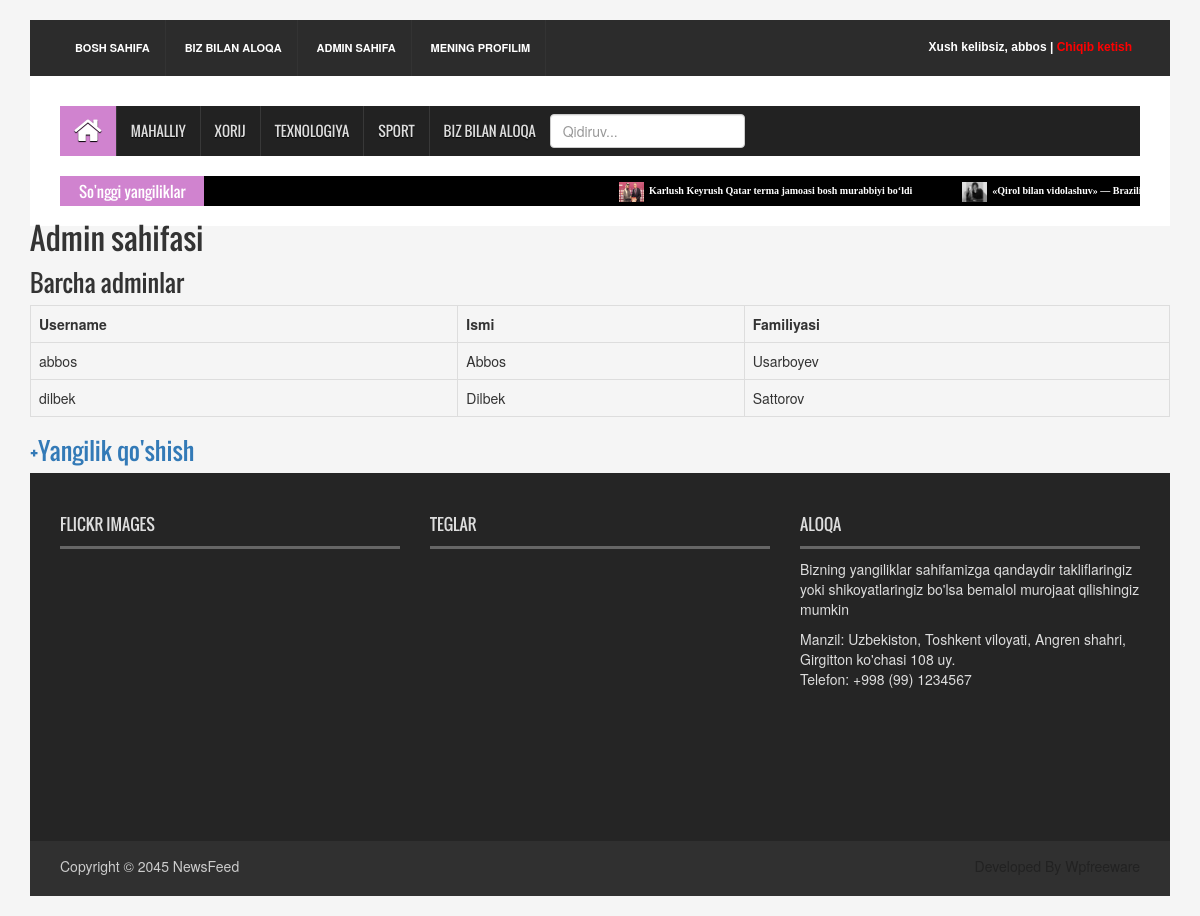
The page /admin-page/ (signed in) on the database its author committed.
### news_app/models.py (models this page shows, shortened)
class News(models.Model):
    class Status(models.TextChoices):
        Draft = 'DF', 'Draft'
        Published = 'PB', 'Published'
    title = models.CharField(max_length=200)
    slug = models.SlugField(max_length=200)
    body = models.TextField()
    image = models.ImageField(upload_to='news/images')
    category = models.ForeignKey(Category, on_delete=models.CASCADE)
    publish_time = models.DateTimeField(default=timezone.now)
    created_time = models.DateTimeField(auto_now_add=True)
    updated_time = models.DateTimeField(auto_now=True)
    status = models.CharField(max_length=2, choices=Status.choices, default=Status.Draft)
    objects = models.Manager()  # default manager
    published = PublishedManager()
    class Meta:
        ordering = ['-publish_time']

### news_app/views.py (the view)
# urls.py: path('admin-page/', admin_page_view, name='admin_page'),
@login_required
@user_passes_test(lambda u: u.is_superuser )
def admin_page_view(request):
    admin_users = User.objects.filter(is_superuser=True)
    context = {
        'admin_users': admin_users
    }
    return render(request, 'pages/admin_page.html', context)

### news_app/context_processor.py (called while the page is built)
def latest_news(request):
    latest_news = News.published.all().order_by('-publish_time')[:10]
    context = {
        'latest_news': latest_news
    }
    return context

### news_app/models.py (called while the page is built)
    def get_queryset(self):
        return super().get_queryset().filter(status=News.Status.Published)

### templates/pages/admin_page.html (shortened to what this page needs)
{% extends 'news/base.html' %}
{% load static %}
{% block content %}
    <h2>Admin sahifasi</h2>
    <h3>Barcha adminlar</h3>
    <table class="table table-bordered table-responsive table-stripped">
        <tr>
            <th>Username</th>
            <th>Ismi</th>
            <th>Familiyasi</th>
        </tr>
        {% for user in admin_users %}
        <tr>
            <td>{{ user.username }}</td>
            <td>{{ user.first_name }}</td>
            <td>{{ user.last_name }}</td>
        </tr>
        {% endfor %}
    </table>
    <h3>
        <a href="{% url 'news_create' %}" class="text-primary">+Yangilik qo'shish</a>
    </h3>
{% endblock content %}

### templates/news/base.html (shortened to what this page needs)
{% load static %}
<!DOCTYPE html>
<html>
<head>
    <link rel="stylesheet" type="text/css" href="{% static 'css/bootstrap.min.css' %}">
    <link rel="stylesheet" type="text/css" href="{% static 'css/font-awesome.min.css' %}">
    <link rel="stylesheet" type="text/css" href="{% static 'css/animate.css' %}">
    <link rel="stylesheet" type="text/css" href="{% static 'css/font.css' %}">
    <link rel="stylesheet" type="text/css" href="{% static 'css/li-scroller.css' %}">
    <link rel="stylesheet" type="text/css" href="{% static 'css/slick.css' %}">
    <link rel="stylesheet" type="text/css" href="{% static 'css/jquery.fancybox.css' %}">
    <link rel="stylesheet" type="text/css" href="{% static 'css/theme.css' %}">
    <link rel="stylesheet" type="text/css" href="{% static 'css/style.css' %}">
</head>
<body>
    <div class="container">
        <header id="header">
            <div class="row">
                <div class="col-lg-12 col-md-12 col-sm-12">
                    <div class="header_top">
                        <div class="header_top_left">
                            <ul class="top_nav">
                                <li><a href="{% url 'home_page' %}">Bosh sahifa</a></li>
                                <li><a href="{% url 'contact_page' %}">Biz bilan aloqa</a></li>
                                {% if user.is_authenticated and user.is_superuser %}
                                    <li><a href="{% url 'admin_page' %}">Admin sahifa</a></li>
                                {% endif %}
                                {% if user.is_authenticated %}
                                    <li><a href="{% url 'user_profile' %}">Mening profilim</a></li>
                                {% endif %}
                            </ul>
                        </div>
                        <div class="header_top_right">
                            {% if user.is_authenticated %}
                                <p><a href="{% url 'user_profile' %}" style="color: #fff">Xush kelibsiz, {{ user.username }}</a> |
                                <a href="{% url 'logout' %}" style="color: red;">Chiqib ketish</a></p>
                            {% else %}
                                <p><a href="{% url 'login' %}" style="color: #e495e3">Saytga kirish</a></p>
                                <p>{% now 'jS F Y H:i' %}</p>
                            {% endif %}
                        </div>
                    </div>
                </div>
                <div class="col-lg-12 col-md-12 col-sm-12">
                <div class="header_bottom">
                </div>
            </div>
        </div>
    </header>
    <section id="navArea">
    <nav class="navbar navbar-inverse" role="navigation">
      <div id="navbar" class="navbar-collapse collapse">
        <ul class="nav navbar-nav main_nav">
            <li class="active"><a href="{% url 'home_page' %}"><span class="fa fa-home desktop-home"></span><span class="mobile-show">Home</span></a></li>
            <li><a href="{% url 'local_news_page' %}">Mahalliy</a></li>
            <li><a href="{% url 'global_news_page' %}">Xorij</a></li>
            <li><a href="{% url 'tech_news_page' %}">Texnologiya</a></li>
            <li><a href="{% url 'sport_news_page' %}">Sport</a></li>
            <li><a href="{% url 'contact_page' %}">Biz bilan aloqa</a></li>
            <li>
                <form method="get" action="{% url 'search_result' %}" style="margin-top: 8px">
                    <input type="search" name="q" placeholder="Qidiruv..." class="form-control">
                </form>
            </li>
        </ul>
      </div>
    </nav>
  </section>
  <section id="newsSection">
    <div class="row">
      <div class="col-lg-12 col-md-12">
        <div class="latest_newsarea"> <span>So'nggi yangiliklar</span>
          <ul id="ticker01" class="news_sticker">
            {% for news in latest_news %}
            <li><a href="#"><img src="{{ news.image.url }}" alt="">{{ news.title }}</a></li>
            {% endfor %}
          </ul>
        </div>
      </div>
    </div>
    </section>
    {% block content %}
    {% endblock content %}
    <footer id="footer">
        <div class="footer_top">
        <div class="row">
            <div class="col-lg-4 col-md-4 col-sm-4">
            <div class="footer_widget wow fadeInLeftBig">
                <h2>Flickr Images</h2>
            </div>
            </div>
            <div class="col-lg-4 col-md-4 col-sm-4">
            <div class="footer_widget wow fadeInDown">
                <h2>Teglar</h2>
            </div>
            </div>
            <div class="col-lg-4 col-md-4 col-sm-4">
            <div class="footer_widget wow fadeInRightBig">
                <h2>Aloqa</h2>
                <p>Bizning yangiliklar sahifamizga qandaydir takliflaringiz yoki shikoyatlaringiz bo'lsa bemalol murojaat qilishingiz mumkin</p>
                <address>
                  Manzil: Uzbekiston, Toshkent viloyati, Angren shahri, Girgitton ko'chasi 108 uy. <br>
                  Telefon: +998 (99) 1234567
                </address>
            </div>
            </div>
        </div>
        </div>
        <div class="footer_bottom">
        <p class="copyright">Copyright &copy; 2045 <a href="index.html">NewsFeed</a></p>
        <p class="developer">Developed By Wpfreeware</p>
        </div>
    </footer>
    </div>
</body>

### static/css/li-scroller.css (style rules this page uses)
ul.newsticker { position:relative; left:750px; font:bold 10px Verdana; list-style-type:none; margin:0; padding:0 }
ul.newsticker li { float:left; margin:0; padding:0 }
ul.newsticker a { white-space:nowrap; padding:0; color:#fff; margin:0 50px 0 0 }
ul.newsticker a > img { height:20px; margin-right:5px; width:25px }

### static/css/theme.css (style rules this page uses)
.navbar-inverse .navbar-nav > .active > a, .navbar-inverse .navbar-nav > .active > a:hover, .navbar-inverse .navbar-nav > .active > a:focus { background-color:#d083cf }
.latest_newsarea span { background:none repeat scroll 0 0 #d083cf }

### static/css/style.css (style rules this page uses)
body { background:#f5f5f5 }
ul { padding:0; margin:0; list-style:none }
a { text-decoration:none; color:#2f2f2f }
h1, h2, h3, h4, h5, h6 { font-family:'Oswald',sans-serif }
h2 { line-height:23px }
img { border:none }
#header { display:inline; float:left; width:100%; margin-top:20px }
.header_top { background-color:#2c2c2c; display:inline; float:left; padding:0 30px; width:100% }
.header_top_left { float:left; display:inline; width:50% }
.top_nav { text-align:left }
.top_nav li { display:inline-block }
.top_nav li a { display:inline-block; border-right:1px solid #333; color:#fff; font-size:11px; font-weight:bold; padding:20px 15px; text-transform:uppercase; -webkit-transition:all 0.5s; -o-transition:all 0.5s; transition:all 0.5s }
.header_top_right { float:left; display:inline; width:50%; text-align:right }
.header_top_right > p { color:#fff; display:inline-block; float:right; font:bold 12px sans-serif; margin-bottom:0; padding-bottom:20px; padding-right:8px; padding-top:20px }
.header_bottom { background-color:#fff; display:inline; float:left; padding:15px 30px 15px; width:100% }
#navArea { float:left; display:inline; width:100%; padding:0 30px; background-color:#fff }
.navbar { border:medium none; border-radius:0 }
.navbar-inverse .navbar-nav > li > a { border-left:1px solid #383838; color:#ddd; font-family:'Oswald',sans-serif; display:inline-block; height:50px; line-height:50px; padding:0 14px; text-shadow:0 1px 1px #000; text-transform:uppercase; -webkit-transition:all 0.5s; -mz-transition:all 0.5s; -ms-transition:all 0.5s; -o-transition:all 0.5s; transition:all 0.5s }
.navbar-inverse .navbar-nav > li:first-child a { border:none }
.navbar-inverse .navbar-nav > .active > a, .navbar-inverse .navbar-nav > .active > a:hover, .navbar-inverse .navbar-nav > .active > a:focus { color:#fff }
.navbar-collapse { padding-left:0 }
.desktop-home { display:block; font-size:30px; margin-top:10px }
#newsSection { float:left; display:inline; width:100%; padding:0 30px; background-color:#fff; padding-bottom:20px }
.latest_newsarea { float:left; display:inline; width:100%; background-color:#000; position:relative }
.latest_newsarea span { color:#fff; font-family:Oswald,sans-serif; font-size:15px; left:0; line-height:1.8em; margin-right:20px; overflow:hidden; padding:2px 18px 1px 19px; position:absolute; z-index:15 }
#footer { display:inline; float:left; width:100%; margin-bottom:20px }
.footer_top { background-color:#252525; color:#ddd; display:inline; float:left; padding:10px 30px 48px; width:100% }
.footer_widget { display:inline; float:left; width:100%; min-height:310px }
.footer_widget > h2 { border-bottom:3px solid #666; font-family:Oswald,arial,Georgia,serif; font-size:16px; padding:10px 0; text-transform:uppercase }
.footer_bottom { float:left; display:inline; width:100%; padding:10px 30px; background-color:#303030; color:#ccc }
.copyright { float:left; width:50%; padding-top:5px; text-align:left }
.copyright a { color:#ccc }
.developer { float:right; width:50%; text-align:right; padding-top:5px; color:#222 }

### rows shown on the page
News: image (picture), title "Karlush Keyrush Qatar terma jamoasi bosh murabbiyi bo‘ldi"
News: image (picture), title "«Qirol bilan vidolashuv» —…"

### other values the page prints
{{ user.username }} "abbos"
{{ user.first_name }} "Abbos"
{{ user.last_name }} "Usarboyev"
{{ user.username }} "dilbek"
{{ user.first_name }} "Dilbek"
{{ user.last_name }} "Sattorov"
